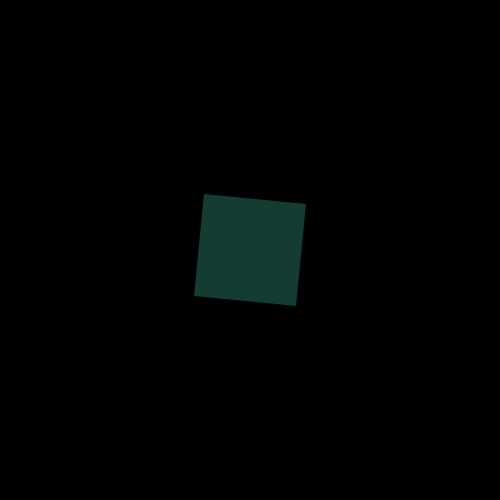
Frame 1 (no input)
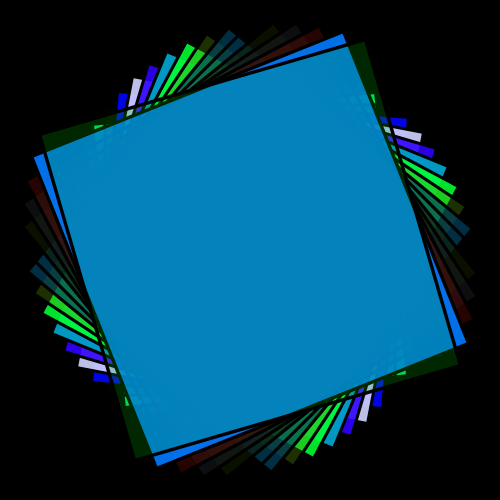
Frame 60 (the mouse pressed at the canvas centre just before this capture)
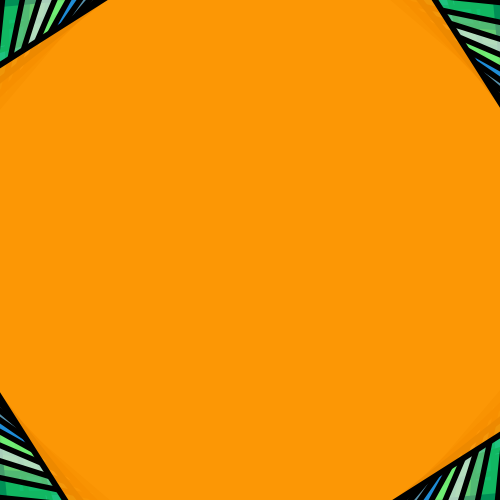
Frame 120 (the mouse held since frame 60 and released just before this capture)

The Processing sketch that drew these frames (run headless with seeded random() and noise(); from frame 60 on, the mouse is pressed at the canvas centre):

// Processing sketch: processing_130257
// ── processing_130257.pde

//spiral -> bumpy circles -> squares rotate left//


float radius = 0.0;
float timer= 0.0;
int thickness = 5;
float center = 0.0;
float prevX = 0.0;
float prevY= 0.0;

float rad = 0.0;
float s =   1.0;
float rs=   1.0;
float S=    1.0;
float rad2 = 0.0;

void setup()

{ 
  size ( 500, 500); 
  colorMode ( HSB, 360, 100,100); 
  frameRate (30); 
  
  background (0,0,0);
  center = width/2;
  prevX  = center;
  prevY  = center;
  
}

void draw ()
{
 rad = rad + 0.1;
 s = s + .04;
 timer = timer + (1.0/30.0);
 println(timer);
 
 
 if (timer >=0 && timer < 6.0)
 {
 fill(random(255), random(255), random(255), random(255));
 
 pushMatrix();
 
 translate ( width/2, height/2);
 rotate(rad);
 scale(s);
 
 rectMode(CENTER);
 rect( 0, 0, 100, 100);
 
 popMatrix();
 
 pushMatrix();
 
 translate( 100,100);
 rotate(radians(45));
 scale(2);
 popMatrix();
 }
if (timer >=6.0 && timer <=7.0)
  {
     background (255,0,0);
  }
else if ( timer >= 6.0)
{
    float spiralOffset = 10.0;
    float x = radius * cos(timer * spiralOffset);
    float y = radius * sin(timer * spiralOffset);
    x += center;
    y += center;
     
    if (timer == 6.0)
    {
      prevX = x;
      prevY = y;
    }
    strokeWeight(thickness);
    float timerScalar = 20.0;  
    stroke(timer * timerScalar, random(255), random(255), random(255));
    line(prevX, prevY, x, y);
    prevX = x;
    prevY = y;
     
    timer = timer + (1.0 / 30.0);
    radius = radius + 1;
  }
if ( timer >= 20)
  {
    S = S+ .05;
    rad2 = rad2 + 0.1;
    fill(random(255), random(255), random(255), random(255));
 
    pushMatrix();
    translate(width/2, height/2);
    rotate(rad2);
    scale(S);
    ellipseMode(CORNER);
    ellipse(0,0,20,20);
    
    ellipseMode(CENTER);
    ellipse(0,0,20,20);
   
    popMatrix();
    pushMatrix();
   
    translate (100, 100);
    rotate(radians(45));
    scale(S);
    
   
     popMatrix();
   }

  
}
